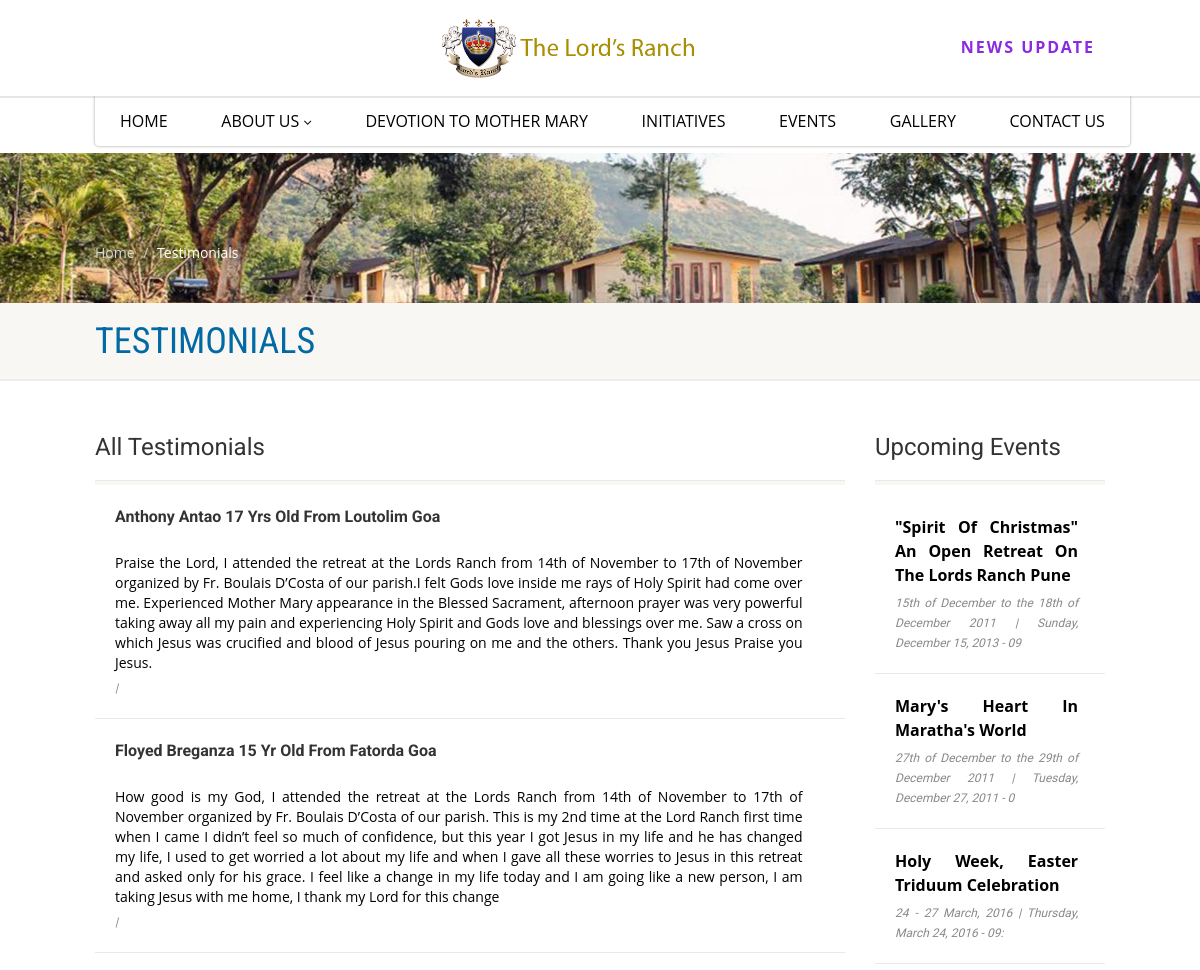
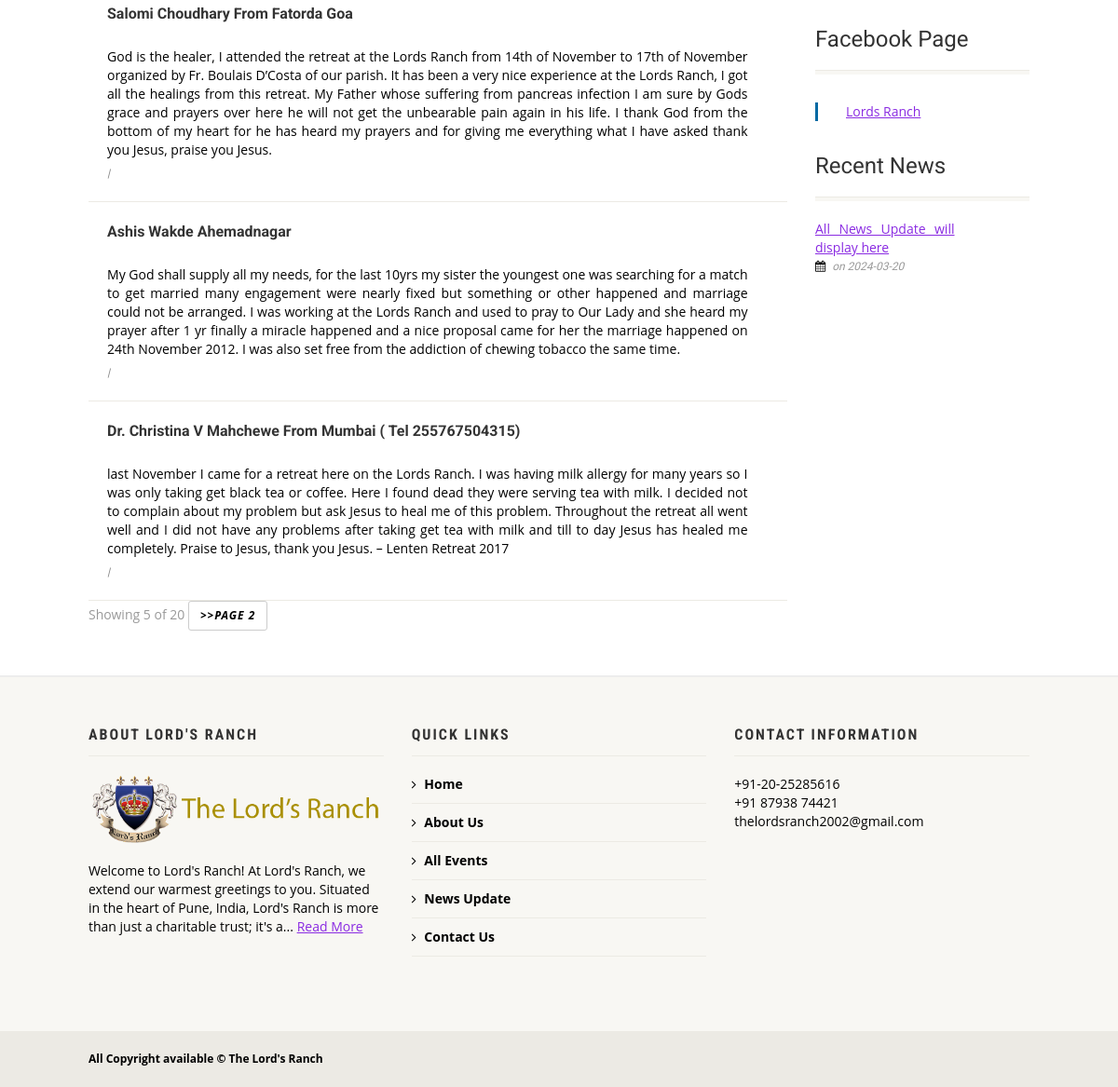
Page /our-excos.php on the committed database (2 pictures, top to bottom).
### tables this page shows
CREATE TABLE `excos` (
  `id` int(11) NOT NULL,
  `name` varchar(1175) NOT NULL,
  `office` varchar(11000) NOT NULL,
  `zone` varchar(75) NOT NULL,
  `phone` varchar(12) NOT NULL,
  `email` varchar(75) NOT NULL
);

CREATE TABLE `events` (
  `id` int(11) NOT NULL,
  `title` varchar(100) NOT NULL,
  `detail` varchar(5000) NOT NULL,
  `date` varchar(60) NOT NULL,
  `time` varchar(30) NOT NULL,
  `venue` varchar(120) NOT NULL,
  `phone` varchar(20) NOT NULL
);

CREATE TABLE `news` (
  `id` int(70) NOT NULL,
  `news_title` varchar(200) NOT NULL,
  `news_detail` varchar(5000) NOT NULL,
  `file` varchar(150) NOT NULL,
  `date` date NOT NULL
);

CREATE TABLE `welcome` (
  `id` int(11) NOT NULL,
  `body` varchar(5000) NOT NULL
);

CREATE TABLE `settings` (
  `id` int(11) NOT NULL,
  `site_name` varchar(45) NOT NULL,
  `site_title` varchar(60) NOT NULL,
  `email` varchar(60) NOT NULL,
  `site_desc` varchar(350) NOT NULL,
  `site_keyword` varchar(250) NOT NULL,
  `google_code` varchar(1000) NOT NULL,
  `street` varchar(100) NOT NULL,
  `city` varchar(60) NOT NULL,
  `country` varchar(50) NOT NULL,
  `phone` varchar(15) NOT NULL,
  `facebook` varchar(45) NOT NULL,
  `twitter` varchar(34) NOT NULL,
  `linkedin` varchar(45) NOT NULL,
  `status` varchar(25) NOT NULL
);

### our-excos.php (the view, shortened to what the rows shown need)
<?php include "header.php"; ?>
  <div class="page-header">
    <div class="container">
      <div class="row">
        <div class="col-md-12">
          <h1>Testimonials</h1>
        </div>
      </div>
    </div>
  </div>
  <div class="main" role="main">
    <div id="content" class="content full">
      <div class="container">
        <div class="row">
          <div class="col-md-9">
            <div class="listing events-listing">
              <section class="listing-cont">
                <ul>
				<?php
	$limit = 5;
	$page = $_GET['page'];
	if($page)
		$start = ($page - 1) * $limit;
	else
		$start = 0;
	                          $news = ORM::for_table("excos")
                                          ->limit($limit)
                                          ->offset($start)
                                          ->order_by_desc('excos.id')
                                           ->find_array();
                                  ?>
                                  <?php foreach ($news as $row):?>
				<li class="item event-item">
                    <div class="event-detail">
                      <h4><?php echo $row['name'];?><br><br></h4> <?php echo $row['office'];?>
                      <span class="event-dayntime meta-data"><?php echo $row['phone'];?> | <?php echo $row['email'];?></span>
                      </div>
                    </li>
					<?php endforeach;?>
                </ul>
              </section>
            </div>
          </div>
		  <?php include"side-bar.php"; ?>
<?php include "footer.php"; ?>

### side-bar.php (shortened to what the rows shown need)
<div class="col-md-3 sidebar">
            <div class="widget sidebar-widget">
<ul>
    <?php
        $result = $db->prepare("SELECT * FROM events ORDER BY id DESC Limit 3");
        $result->execute();
        for($i=0; $row = $result->fetch(); $i++){
    ?>
    <li class="item event-item clearfix">
        <div class="event-detail">
            <h4 class="event-heading"><a href="event-detail.php?id=<?php echo $row['id'];?>"><?php echo $row['title']; ?></a></h4>
            <span class="event-dayntime meta-data"><?php echo $row['date']; ?> | <?php echo $row['time']; ?></span>
        </div>
    </li>
    <?php } ?>
</ul>
            </div>
            <div class="widget-recent-posts widget">
			  <ul>
			  <?php
				$result = $db->prepare("SELECT * FROM news ORDER BY id DESC Limit 3");
				$result->execute();
				for($i=0; $row = $result->fetch(); $i++){
               ?>
                  <div class="widget-blog-content"><a href="news_post.php?id=<?php echo $row['id'];?>"><?php echo $row['news_title']; ?></a> <span class="meta-data">
				  <i class="fa fa-calendar"></i> on <?php echo $row['date']; ?></span> </div>
				<?php } ?>
              </ul>
            </div>
          </div>
        </div>
      </div>
    </div>
  </div>

### footer.php (shortened to what the rows shown need)
  <footer class="site-footer">
    <div class="container">
      <div class="row">
        <div class="col-md-4 col-sm-4 widget footer-widget">
          <h4 class="footer-widget-title">About Lord's Ranch</h4>
          <img src="images/logo.png" alt="Logo">
		  <?php
				$result = $db->prepare("SELECT * FROM welcome");
				$result->execute();
				for($i=0; $row = $result->fetch(); $i++){
				?>
          <div class="spacer-20"></div>
        <?php echo strip_tags(substr($row['body'],0,180)) ;?>...  <a href="about.php">Read More</a>
		  <?php } ?>
		</div>
        <div class="col-md-4 col-sm-4 widget footer-widget">
          <h4 class="footer-widget-title">Quick Links</h4>
          <ul>
          </ul>
        </div>
		 <?php
				$result = $db->prepare("SELECT * FROM settings");
				$result->execute();
				for($i=0; $row = $result->fetch(); $i++){
               ?>
        <div class="col-md-4 col-sm-4 widget footer-widget">
          <h4 class="footer-widget-title">Contact Information</h4>
          <?php echo $row['phone']; ?> </br>
		  <?php echo $row['linkedin']; ?></br>
		 <?php echo $row['email']; ?>
        </div>
      </div>
    </div>
  </footer>
  <footer class="site-footer-bottom">
    <div class="container">
      <div class="row">
        <div class="copyrights-col-left col-md-6 col-sm-6">
          <p>All Copyright available &copy; The Lord's Ranch</p>
        </div>
        <div class="copyrights-col-right col-md-6 col-sm-6">
      </div>
    </div>
	<?php } ?>
  </footer>
</div>
</body>
</html>

### rows in the picture
excos: name "Anthony Antao 17 Yrs Old From Loutolim Goa", office "Praise the Lord, I attended the retreat at the Lords Ranch from 14th of November to 17th of November organized by Fr. Boulais D’Costa of our parish.I felt Gods love inside me rays of Holy Spirit had come over me. Experienced Mother Mary appearance in the Blessed Sacrament, afternoon prayer was very powerful taking away all my pain and experiencing Holy Spirit and Gods love and blessings over me. Saw a cross on which Jesus was crucified and blood of Jesus pouring on me and the others. Thank you Jesus Praise you Jesus."
excos: name "Floyed Breganza 15 Yr Old From Fatorda Goa", office "How good is my God, I attended the retreat at the Lords Ranch from 14th of November to 17th of November organized by Fr. Boulais D’Costa of our parish. This is my 2nd time at the Lord Ranch first time when I came I didn’t feel so much of confidence, but this year I got Jesus in my life and he has changed my life, I used to get worried a lot about my life and when I gave all these worries to Jesus in this retreat and asked only for his grace. I feel like a change in my life today and I am going like a new person, I am taking Jesus with me home, I thank my Lord for this change"
excos: name "Salomi Choudhary From Fatorda Goa", office "God is the healer, I attended the retreat at the Lords Ranch from 14th of November to 17th of November organized by Fr. Boulais D’Costa of our parish. It has been a very nice experience at the Lords Ranch, I got all the healings from this retreat. My Father whose suffering from pancreas infection I am sure by Gods grace and prayers over here he will not get the unbearable pain again in his life. I thank God from the bottom of my heart for he has heard my prayers and for giving me everything what I have asked thank you Jesus, praise you Jesus."
excos: name "Ashis Wakde Ahemadnagar", office "My God shall supply all my needs, for the last 10yrs my sister the youngest one was searching for a match to get married many engagement were nearly fixed but something or other happened and marriage could not be arranged. I was working at the Lords Ranch and used to pray to Our Lady and she heard my prayer after 1 yr finally a miracle happened and a nice proposal came for her the marriage happened on 24th November 2012. I was also set free from the addiction of chewing tobacco the same time."
excos: name "Dr. Christina V Mahchewe From Mumbai ( Tel 255767504315)", office "last November I came for a retreat here on the Lords Ranch. I was having milk allergy for many years so I was only taking get black tea or coffee. Here I found dead they were serving tea with milk. I decided not to complain about my problem but ask Jesus to heal me of this problem. Throughout the retreat all went well and I did not have any problems after taking get tea with milk and till to day Jesus has healed me completely. Praise to Jesus, thank you Jesus. – Lenten Retreat 2017"
events: title "\"Spirit Of Christmas\" An Open Retreat On The Lords Ranch Pune", date "15th of December to the 18th of December 2011", time "Sunday, December 15, 2013 - 09"
events: title "Mary's Heart In Maratha's World", date "27th of December to the 29th of December 2011", time "Tuesday, December 27, 2011 - 0"
events: title "Holy Week, Easter Triduum Celebration", date "24 - 27 March, 2016", time "Thursday, March 24, 2016 - 09:"
news: news_title "All News Update will display here", date "2024-03-20"
welcome: body "Welcome to Lord's Ranch! At Lord's Ranch, we extend our warmest greetings to you. Situated in the heart of Pune, India, Lord's Ranch is more than just a charitable trust; it's a"
settings: phone "+91-20-25285616", linkedin "+91 87938 74421", email "thelordsranch2002@gmail.com"

### other values in the picture
$page * $limit "5"
$total_pages "20"
$next "2"
